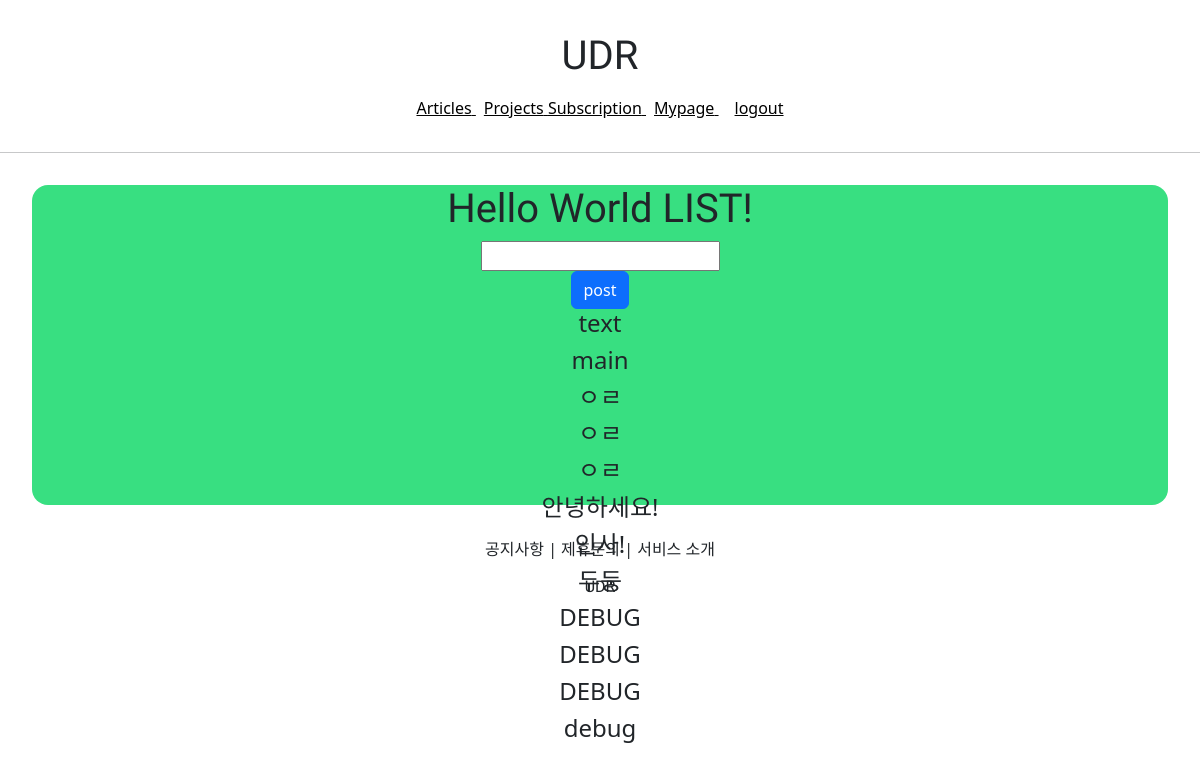
/accounts/hello_world/ (signed in), run on the app's committed database.
### accountapp/models.py (models this page shows)
class HelloWORLD(models.Model):
    text = models.CharField(max_length=255, null=False)

### accountapp/views.py (the view)
# urls.py: path('hello_world/', hello_world, name='hello_world'),
@login_required()
def hello_world(request):
    if request.method == "POST":
        temp = request.POST.get('hello_world_input')
        new_hello_world = HelloWORLD()
        new_hello_world.text = temp
        new_hello_world.save()
        hello_world_list = HelloWORLD.objects.all()
        return HttpResponseRedirect(reverse('accountapp:hello_world'))
    else:
        hello_world_list = HelloWORLD.objects.all()
        return render(request, 'accountapp/hello_world.html', context={'hello_world_list': hello_world_list})

### accountapp/templates/accountapp/hello_world.html (shortened to what this page needs)
{% extends 'base.html' %}
{% block content %}
  <div style="height: 20rem; background-color: #38df81; border-radius: 1rem; margin: 2rem; text-align: center">
    <h1 style="font-family: 'lobster', cursive;">
      Hello World LIST!
    </h1>
    <form action="/account/hello_world/" method="post">
      <div>
        <input type="text" name="hello_world_input">
      </div>
      <div>
        <input type="submit" class="btn btn-primary" value="post">
      </div>
    </form>
    {% if hello_world_list %}
      {% for hello_world in hello_world_list %}
      <h4>
        {{ hello_world.text }}
      </h4>
      {% endfor %}
    {% endif %}
  </div>
{% endblock %}

### data on the page
HelloWORLD: text "text"
HelloWORLD: text "main"
HelloWORLD: text "ㅇㄹ"
HelloWORLD: text "ㅇㄹ"
HelloWORLD: text "ㅇㄹ"
HelloWORLD: text "안녕하세요!"
HelloWORLD: text "인사!"
HelloWORLD: text "두둥"
HelloWORLD: text "DEBUG"
HelloWORLD: text "DEBUG"
HelloWORLD: text "DEBUG"
HelloWORLD: text "debug"
